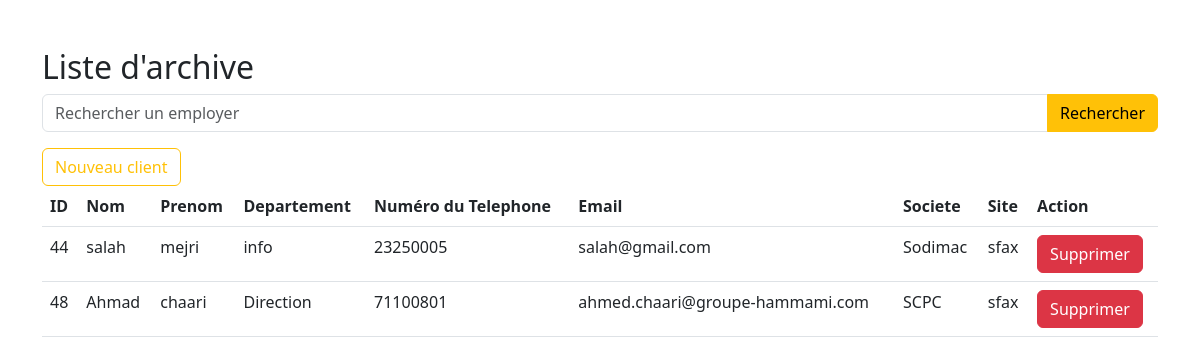
The app's page /archivage.php with its own data.
### tables this page shows
CREATE TABLE `archive` (
  `id` int(100) NOT NULL,
  `nom` varchar(2000) NOT NULL,
  `prenom` varchar(255) NOT NULL,
  `dep` varchar(255) NOT NULL,
  `numtel` int(255) NOT NULL,
  `email` varchar(255) NOT NULL,
  `societe` varchar(255) NOT NULL,
  `site` varchar(255) NOT NULL,
  `role` varchar(255) NOT NULL
);

### archivage.php (the view, shortened to what this page needs)
<!DOCTYPE html>
<html lang="en">
<head>
    <link rel="stylesheet" href="https://cdn.jsdelivr.net/npm/bootstrap@5.3.0/dist/css/bootstrap.min.css">
</head>
<body background="https://wallpaperaccess.com/full/2910358.jpg">
    <div class="container my-5">
        <h2>
            Liste d'archive
        </h2>
        <form action="" method="GET">
            <div class="input-group mb-3">
                <input type="text" class="form-control" name="recherche" placeholder="Rechercher un employer">
                <button type="submit" class="btn btn-warning">Rechercher</button>
            </div>
        </form>
        <a class="btn btn-outline-warning" href="create.php" role="button">Nouveau client</a>
        <br>
        <table class="table">
            <thead>
                <tr>
                    <th>ID</th>
                    <th>Nom</th>
                    <th>Prenom</th>
                    <th>Departement</th>
                    <th>Numéro du Telephone</th>
                    <th>Email</th>
                    <th>Societe</th>
                    <th>Site</th>
                    <th>Action</th>
                </tr>
            </thead>
            <tbody>
                <?php
                $servername = "db";
                $username = "stage";
                $password = "password";
                $database = "stage";
                $connection = new mysqli($servername, $username, $password, $database);
                $sql = "SELECT * FROM archive";
                $result = $connection->query($sql);
                while ($row = $result->fetch_assoc()) {
                    echo "
                    <tr>
                    <td>$row[id]</td>
                    <td>$row[nom]</td>
                    <td>$row[prenom]</td>
                    <td>$row[dep]</td>
                    <td>$row[numtel]</td>
                    <td>$row[email]</td>
                    <td>$row[societe]</td>
                    <td>$row[site]</td>
                    <td>
                        <a class='btn btn-danger ' href='supparch.php?id=$row[id]'>Supprimer</a>
                    </td>
                </tr>";
                }
                ?>
            </tbody>
        </table>
    </div>
</body>
</html>

### records on screen
archive: id "44", nom "salah", prenom "mejri", dep "info", numtel "23250005", email "salah@gmail.com", societe "Sodimac", site "sfax"
archive: id "48", nom "Ahmad", prenom "chaari", dep "Direction", numtel "71100801", email "ahmed.chaari@groupe-hammami.com", societe "SCPC", site "sfax"
